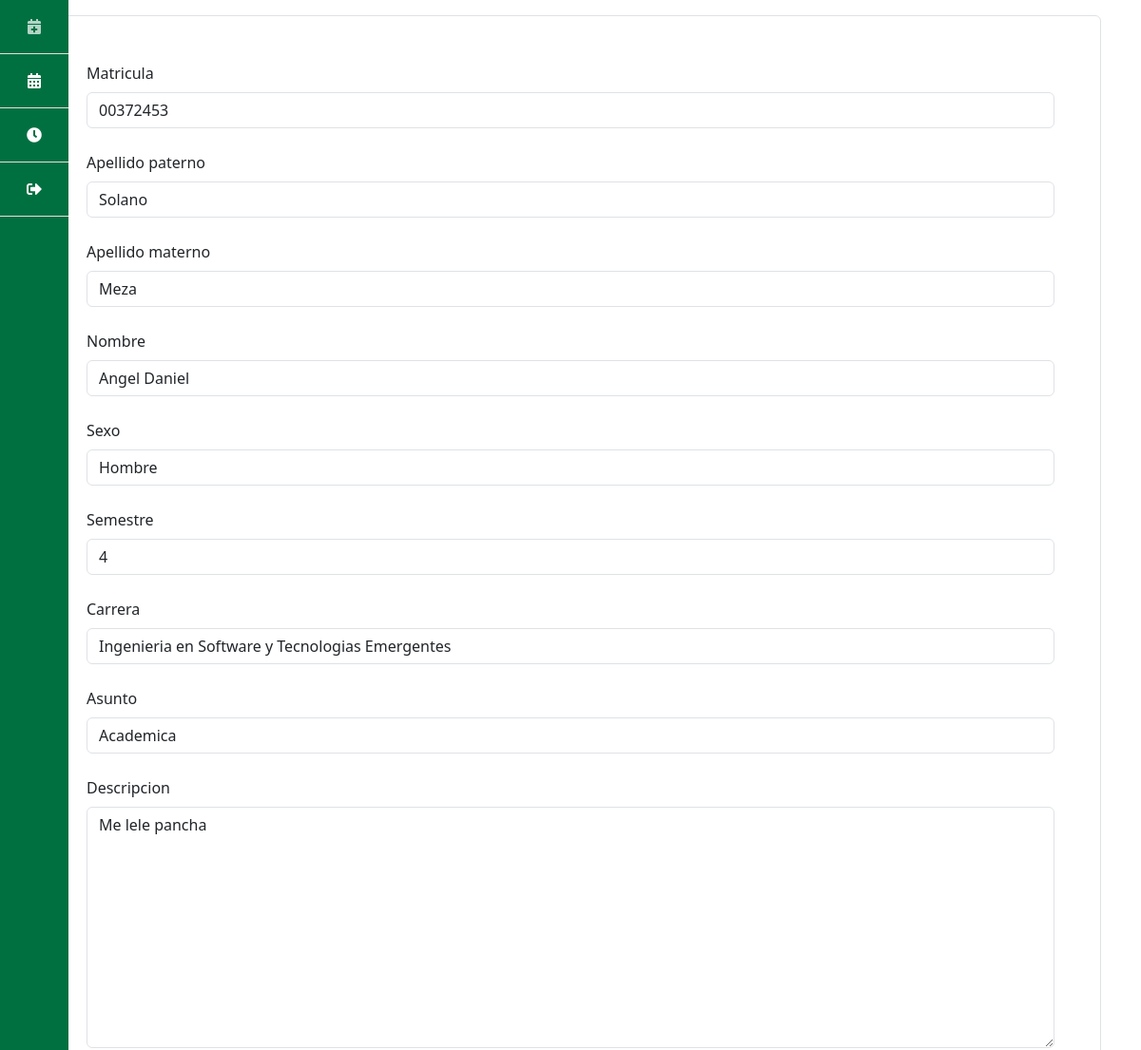
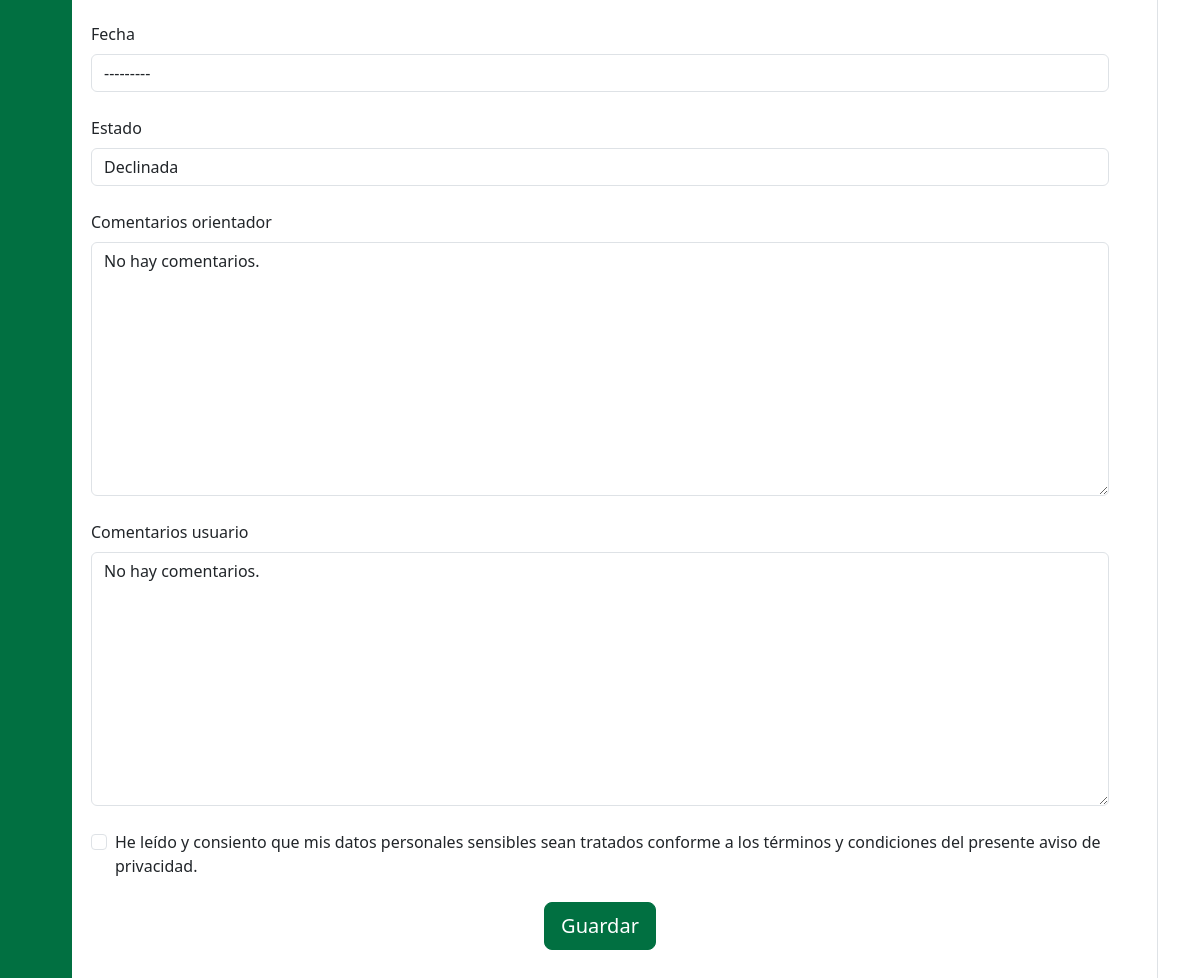
The app's page /citas/2 (signed in) with its own data (2 pictures, top to bottom).
### paginas/models.py (models this page shows, shortened)
class Cita(models.Model):
    PENDIENTE = 'Pendiente'
    CONFIRMADA = 'Confirmada'
    DECLINADA = 'Declinada'
    ESTADOS_CITA = [
        (PENDIENTE, 'Pendiente'),
        (CONFIRMADA, 'Confirmada'),
        (DECLINADA, 'Declinada'),
    ]
    HOMBRE = 'Hombre'
    MUJER = 'Mujer'
    PREFIERO_NO_DECIRLO = 'Prefiero no decirlo'
    GENERO = [
        (HOMBRE, 'Hombre'),
        (MUJER, 'Mujer'),
        (PREFIERO_NO_DECIRLO, 'Prefiero no decirlo'),
    ]
    INGENIERIA_CIVIL = 'Ingenieria Civil'
    INGENIERIA_ELECTRONICA = 'Ingenieria en Electronica'
    INGENIERIA_COMPUTACION = 'Ingenieria en Computacion'
    INGENIERIA_INDUSTRIAL = 'Ingenieria Industrial'
    INGENIERIA_NANOTECNOLOGIA = 'Ingenieria en Nanatecnologia'
    INGENIERIA_SOFTWARE = 'Ingenieria en Software'
    BIOINGENIERIA = 'Bioingenieria'
    ARQUITECTURA = 'Arquitectura'
    CARRERAS = [
        (INGENIERIA_CIVIL,  'Ingenieria Civil'),
        (INGENIERIA_ELECTRONICA,  'Ingenieria en Electronica'),
        (INGENIERIA_COMPUTACION,  'Ingenieria en Computacion'),
        (INGENIERIA_INDUSTRIAL,  'Ingenieria Industrial'),
        (INGENIERIA_NANOTECNOLOGIA,  'Ingenieria en Nanotecnologia'),
        (INGENIERIA_SOFTWARE,  'Ingenieria en Software y Tecnologias Emergentes'),
        (BIOINGENIERIA,  'Bioingenieria'),
        (ARQUITECTURA,  'Arquitectura'),
    ]
    ACADEMICA = 'Academica'
    PERSONAL = 'Personal'
    VOCACIONAL = 'Vocacional'
    BAJA = 'Baja'
    PSICOLOGICA = 'Psicologica'
    ASUNTOS = [
        (ACADEMICA, 'Academica'),
        (PERSONAL, 'Personal'),
        (VOCACIONAL, 'Vocacional'),
        (BAJA, 'Baja'),
        (PSICOLOGICA, 'Psicologica'),
    ]
    PRIMERO = '1'
    SEGUNDO = '2'
    TERCERO = '3'
    CUARTO = '4'
    QUINTO = '5'
    SEXTO = '6'
    SEPTIMO = '7'
    OCTAVO = '8'
    NOVENO = '9'
    SEMESTRES = [
        (PRIMERO, '1'),
        (SEGUNDO, '2'),
        (TERCERO, '3'),
        (CUARTO, '4'),
        (QUINTO, '5'),
        (SEXTO, '6'),
        (SEPTIMO, '7'),
        (OCTAVO, '8'),
        (NOVENO, '9'),
    ]
    matricula = models.CharField(max_length=8)
    apellido_paterno = models.CharField(max_length=20)
    apellido_materno = models.CharField(max_length=20)
    nombre = models.CharField(max_length=40)
    descripcion = models.TextField(max_length=200)
    fecha = models.DateTimeField()
    semestre = models.CharField(
        max_length=2,
        choices=SEMESTRES,
        default=PRIMERO
    )
    comentarios_orientador = models.TextField(
        max_length=200,
        default="No hay comentarios."
    )
    comentarios_usuario = models.TextField(
        max_length=200,
        default="No hay comentarios."
    )
    sexo = models.CharField(
        max_length=20,
        choices=GENERO,
        default=PREFIERO_NO_DECIRLO,
    )
    estado = models.CharField(
        max_length=11,
        choices=ESTADOS_CITA,
        default=PENDIENTE,
    )
    carrera = models.CharField(
        max_length=50,
        choices=CARRERAS,
        default=INGENIERIA_SOFTWARE
    )
    asunto = models.CharField(
        max_length=50,
        choices=ASUNTOS,
        default=ACADEMICA
    )
    solicitada = models.DateTimeField(auto_now_add=True)
    user = models.ForeignKey(User, on_delete=models.CASCADE)

### paginas/views.py (the view, shortened to what this page needs)
# urls.py: path('citas/<int:id_cita>', views.detalle_cita, name = 'detalle_cita'),
def detalle_cita(request, id_cita):
    if request.user.username == 'espy':
        if request.method == "GET":
            cita = get_object_or_404(Cita, pk=id_cita)
            form = FormularioCita(instance=cita)
            return render(request, 'detalle_cita.html', {'cita': cita, 'form': form})

### paginas/forms.py
class FormularioCita(ModelForm):
    fecha = StringModelChoiceField(
        queryset=Horario.objects.filter(estado="disponible"),
        to_field_name='inicio',
    )
    class Meta:
        model = Cita
        fields = ['matricula', 'apellido_paterno', 'apellido_materno', 'nombre', 'sexo', 'semestre', 'carrera', 'asunto', 'descripcion', 'fecha', 'estado', 'comentarios_orientador', 'comentarios_usuario']
        widgets = {
            'descripcion': forms.Textarea,
            'sexo': forms.Select(choices=Cita.GENERO),
            'carrera': forms.Select(choices=Cita.CARRERAS),
            'asunto': forms.Select(choices=Cita.ASUNTOS),
            'semestre': forms.Select(choices=Cita.SEMESTRES),
        }

### paginas/models.py (called while the page is built)
    def __str__(self):
        inicio_local = timezone.localtime(self.inicio)
        fin_local = timezone.localtime(self.fin)
        return format(inicio_local, 'l d') + " de " + format(inicio_local, 'F: H:i') + " - " + format(fin_local, 'H:i')

### paginas/templates/detalle_cita.html (shortened to what this page needs)
{% extends 'base.html' %}
{% load static %}
{% load widget_tweaks %}
{% block content %}
<form action="" method="POST" class="p-5 border rounded">
  {% for field in form %}
  {% if field.widget.input_type != 'hidden' %}
  <div class="form-group mb-4">
    <label for="{{ field.id_for_label }}" class="form-label">{{ field.label }}</label>
    {{ field|add_class:"form-control" }}
  </div>
  {% else %}
  {{ field }}
  {% endif %}
  {% endfor %}
  <div class="form-check mb-4">
    <input class="form-check-input" type="checkbox" value="" id="consentCheckbox" required>
    <label class="form-check-label" for="consentCheckbox">
      He leído y consiento que mis datos personales sensibles sean tratados conforme a los términos y condiciones del presente aviso de privacidad.
    </label>
  </div>
  <div class="form-group text-center">
    <button class="btn btn-primary btn-lg">Guardar</button>
  </div>
</form>
</div>
</div>
{% endblock %}

### paginas/templates/base.html (shortened to what this page needs)
<!DOCTYPE html>
<html lang="es">
    <head>
        {% load static %}
        <link
            href="https://cdn.jsdelivr.net/npm/bootstrap@5.3.3/dist/css/bootstrap.min.css"
            rel="stylesheet"
        />
        <link
            rel="stylesheet"
            href="https://cdnjs.cloudflare.com/ajax/libs/font-awesome/5.15.3/css/all.min.css"
        />
        <link rel="stylesheet" href="{% static 'css/styles.css' %}" />
    </head>
    <body>
        <div class="d-flex">
            <div
                class="d-flex flex-column flex-shrink-0 h-100"
                style="
                    position: fixed;
                    width: 4.5rem;
                    background-color: #017041;
                    min-height: 100vh;
                "
            >
                <ul
                    class="nav nav-pills nav-flush flex-column mb-auto text-center"
                >
                    {% if user.is_authenticated %}
                    <li>
                        <a
                            href="/citas/crear"
                            class="nav-link {% if request.path == '/citas/crear' %}active{% endif %} py-3 border-bottom rounded-0"
                            data-bs-toggle="tooltip"
                            data-bs-placement="right"
                            aria-label="Agendar Nueva Cita"
                            data-bs-original-title="Agendar Nueva Cita"
                        >
                            <i class="fas fa-calendar-plus"></i>
                        </a>
                    </li>
                    <li>
                        <a
                            href="/citas_pendientes/"
                            class="nav-link  py-3 border-bottom rounded-0"
                            data-bs-toggle="tooltip"
                            data-bs-placement="right"
                            aria-label="Citas"
                            data-bs-original-title="Citas"
                        >
                            <i class="fas fa-calendar-alt"></i>
                        </a>
                    </li>
                    <li>
                        <a
                            href="/horario"
                            class="nav-link {% if request.path == '/horario/' %}active{% endif %} py-3 border-bottom rounded-0"
                            data-bs-toggle="tooltip"
                            data-bs-placement="right"
                            aria-label="Horarios"
                            data-bs-original-title="Horarios"
                        >
                            <i class="fas fa-clock"></i>
                        </a>
                    </li>
                    <li>
                        <a
                            href="/logout"
                            class="nav-link py-3 border-bottom rounded-0"
                            data-bs-toggle="tooltip"
                            data-bs-placement="right"
                            aria-label="Cerrar sesión"
                            data-bs-original-title="Cerrar sesión"
                        >
                            <i class="fas fa-sign-out-alt"></i>
                        </a>
                    </li>
                    {% endif %}
                </ul>
            </div>
            <div class="container mt-3">{% block content %} {% endblock %}</div>
    </body>
</html>

### paginas/static/css/styles.css (style rules this page uses)
:root { --bs-primary: #017041; --bs-secondary: #f1a730; }
body .btn-primary { background-color: var(--bs-primary) !important; border-color: var(--bs-primary) !important; }
.nav-link { color: white !important; }

### records on screen
Cita: form "00372453" "Solano" "Meza" "Angel Daniel" "Hombre" "4" "Ingenieria en Software y Tecnologias Emergentes" "Academica" "Me lele pancha" "---------" "Declinada" "No hay comentarios." "No hay comentarios."

### other values on screen
{{ field.label }} "Matricula" "Apellido paterno" "Apellido materno" "Nombre" "Sexo" "Semestre" "Carrera" "Asunto" "Descripcion" "Fecha" "Estado" "Comentarios orientador" "Comentarios usuario"
